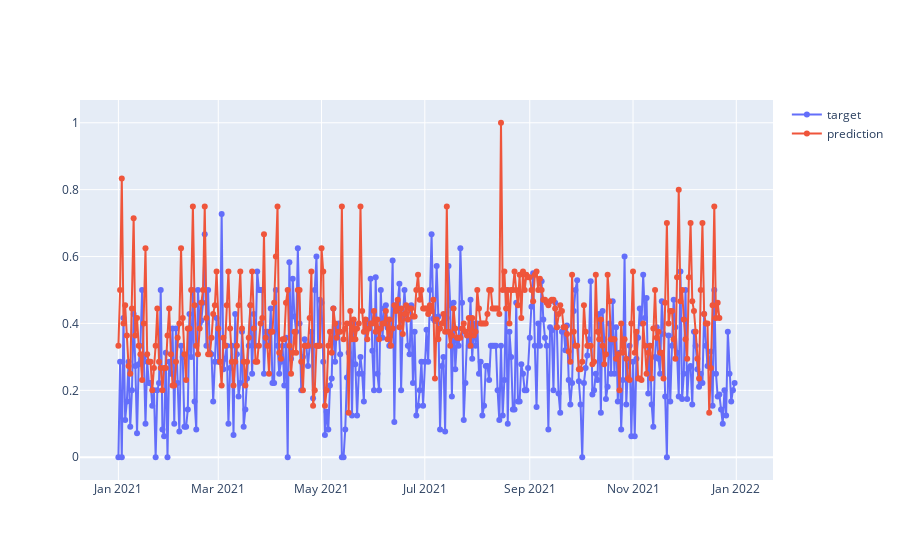

Notebook code cell kept with this figure:
### Code cell
to_plot = pd.DataFrame({'target' : df_stacked[df_stacked['date'].dt.year==2021]['accidentality'].to_numpy().reshape(-1) ,
                        'prediction' : (y_pred_velo/y_pred).to_numpy().reshape(-1)})
multiple_timeseries_plot(df_stacked[df_stacked['date'].dt.year==2021]['date'] , to_plot)

### Figure 1 — Plotly figure (JSON) as saved in the notebook; plotly's stock layout.template omitted (floating-point values rounded to 4 significant figures; data arrays with more than 128 entries replaced by an {"elided": "..."} marker saying what was removed)
{"data": [{"mode": "lines+markers", "name": "target", "type": "scatter", "x": {"elided": "365 str values"}, "y": {"elided": "365 float values"}}, {"mode": "lines+markers", "name": "prediction", "type": "scatter", "x": {"elided": "365 str values"}, "y": {"elided": "365 float values"}}], "layout": {}}
